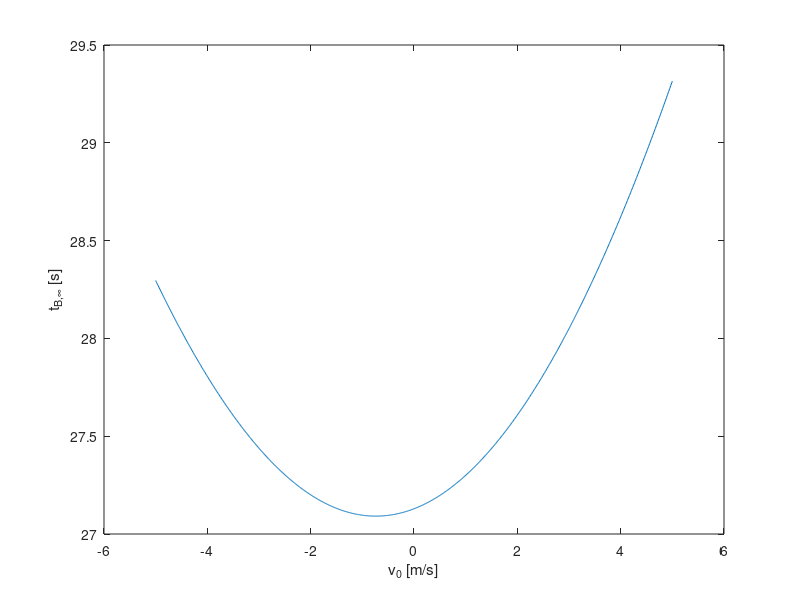

MATLAB code to generate this figure:
function vOffset()
% computes changes of t_b,Inf for v0 ~= 0
g = 9.81;
x0 = 10;
mu = 0.9;

a = 2*x0/g;
q = (1 + mu)/(1 - mu);
tBInf = @(v0) q*sqrt(a + v0.^2/g^2)+ v0/g;

v0 = -5:0.01:5;
tB = tBInf(v0);

plot(v0, tB)
xlabel('v_0 [m/s]')
ylabel('t_{B,\infty} [s]')

% minimum
v0min = -g*sqrt(a/(q^2 - 1))
tBMin = sqrt(a*(q^2 - 1))

tBmin = 2/(1-mu)*sqrt(2*x0*mu/g)
